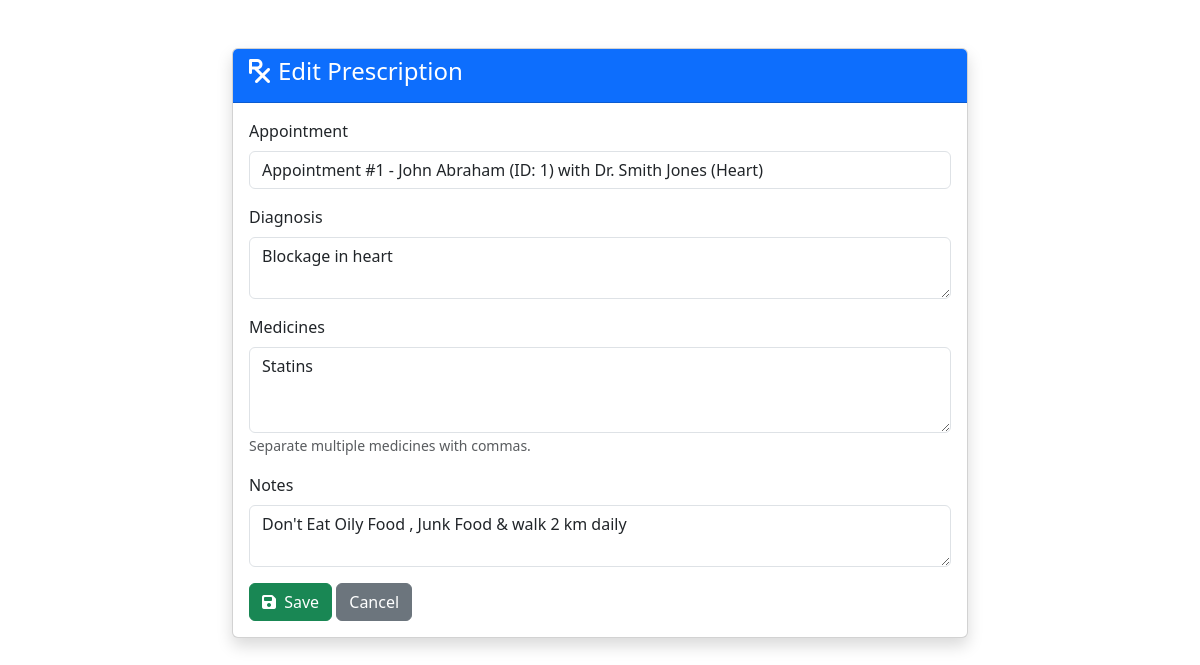
Page /prescriptions/1/edit/ (signed in) on the committed database.
### appointments/models.py (models this page shows)
class Appointment(models.Model):
    STATUS_CHOICES = (
        ('Scheduled', 'Scheduled'),
        ('Completed', 'Completed'),
        ('Cancelled', 'Cancelled'),
    )
    appointment_id = models.AutoField(primary_key=True)
    patient = models.ForeignKey(Patient, on_delete=models.CASCADE, related_name='appointments')
    doctor = models.ForeignKey(Doctor, on_delete=models.CASCADE, related_name='appointments')
    appointment_date = models.DateField()
    appointment_time = models.TimeField()
    status = models.CharField(max_length=20, choices=STATUS_CHOICES, default='Scheduled')
    remarks = models.TextField(blank=True, null=True)
    def __str__(self):
        return f"Appointment #{self.appointment_id} - {self.patient} with {self.doctor}"
    class Meta:
        ordering = ['appointment_date', 'appointment_time']

### prescriptions/models.py (models this page shows, shortened)
class Prescription(models.Model):
    prescription_id = models.AutoField(primary_key=True)
    appointment = models.OneToOneField(Appointment, on_delete=models.CASCADE, related_name='prescription')
    diagnosis = models.TextField()
    medicines = models.TextField()  # can be a comma-separated list or detailed text
    notes = models.TextField(blank=True, null=True)
    created_at = models.DateTimeField(auto_now_add=True)

### prescriptions/views.py (the view)
# urls.py: path('<int:pk>/edit/', views.prescription_edit, name='edit'),
@login_required
def prescription_edit(request, pk):
    if not is_admin(request.user):
        messages.error(request, 'You do not have permission to perform this action.')
        return redirect('accounts:patient_dashboard')
    prescription = get_object_or_404(Prescription, pk=pk)
    if request.method == 'POST':
        form = PrescriptionForm(request.POST, instance=prescription)
        if form.is_valid():
            form.save()
            messages.success(request, f'Prescription #{prescription.prescription_id} updated successfully!')
            return redirect('prescriptions:list')
        else:
            messages.error(request, 'Please correct the errors below.')
    else:
        form = PrescriptionForm(instance=prescription)
    return render(request, 'prescriptions/prescription_form.html', {'form': form, 'title': 'Edit Prescription', 'prescription': prescription})

### prescriptions/forms.py
class PrescriptionForm(forms.ModelForm):
    class Meta:
        model = Prescription
        fields = ['appointment', 'diagnosis', 'medicines', 'notes']
        widgets = {
            'appointment': forms.Select(attrs={'class': 'form-control'}),
            'diagnosis': forms.Textarea(attrs={'class': 'form-control', 'placeholder': 'Enter diagnosis', 'rows': 2}),
            'medicines': forms.Textarea(attrs={'class': 'form-control', 'placeholder': 'List medicines (comma separated)', 'rows': 3}),
            'notes': forms.Textarea(attrs={'class': 'form-control', 'placeholder': 'Additional notes', 'rows': 2}),
        }
        labels = {
            'appointment': 'Appointment',
            'diagnosis': 'Diagnosis',
            'medicines': 'Medicines',
            'notes': 'Notes',
        }
    def __init__(self, *args, **kwargs):
        super().__init__(*args, **kwargs)
        if not self.instance.pk:
            appointments_with_prescription = Prescription.objects.values_list('appointment_id', flat=True)
            self.fields['appointment'].queryset = Appointment.objects.exclude(
                appointment_id__in=appointments_with_prescription
            )

### doctors/models.py (called while the page is built)
    def __str__(self):
        return f"Dr. {self.first_name} {self.last_name} ({self.specialization})"

### patients/models.py (called while the page is built)
    def __str__(self):
        return f"{self.first_name} {self.last_name} (ID: {self.patient_id})"

### prescriptions/views.py (called while the page is built)
def is_admin(user):
    return hasattr(user, 'profile') and user.profile.role == 'ADMIN'

### templates/prescriptions/prescription_form.html (shortened to what this page needs)
{% extends 'base.html' %}
{% block content %}
<div class="row justify-content-center">
    <div class="col-lg-8">
        <div class="card shadow">
            <div class="card-header bg-primary text-white">
                <h4><i class="fas fa-prescription me-2"></i>{{ title }}</h4>
            </div>
            <div class="card-body">
                <form method="post">
                    <div class="mb-3">
                        <label for="{{ form.appointment.id_for_label }}" class="form-label">Appointment</label>
                        {{ form.appointment }}
                    </div>
                    <div class="mb-3">
                        <label for="{{ form.diagnosis.id_for_label }}" class="form-label">Diagnosis</label>
                        {{ form.diagnosis }}
                    </div>
                    <div class="mb-3">
                        <label for="{{ form.medicines.id_for_label }}" class="form-label">Medicines</label>
                        {{ form.medicines }}
                        <small class="text-muted">Separate multiple medicines with commas.</small>
                    </div>
                    <div class="mb-3">
                        <label for="{{ form.notes.id_for_label }}" class="form-label">Notes</label>
                        {{ form.notes }}
                    </div>
                    <button type="submit" class="btn btn-success"><i class="fas fa-save me-1"></i> Save</button>
                    <a href="{% url 'prescriptions:list' %}" class="btn btn-secondary">Cancel</a>
                </form>
            </div>
        </div>
    </div>
</div>
{% endblock %}

### rows in the picture
Appointment: appointment "Appointment #1 - John Abraham (ID: 1) with Dr. Smith Jones (Heart)"
Prescription: diagnosis "Blockage in heart", medicines "Statins", notes "Don't Eat Oily Food , Junk Food & walk 2 km daily"

### other values in the picture
{{ title }} "Edit Prescription"
